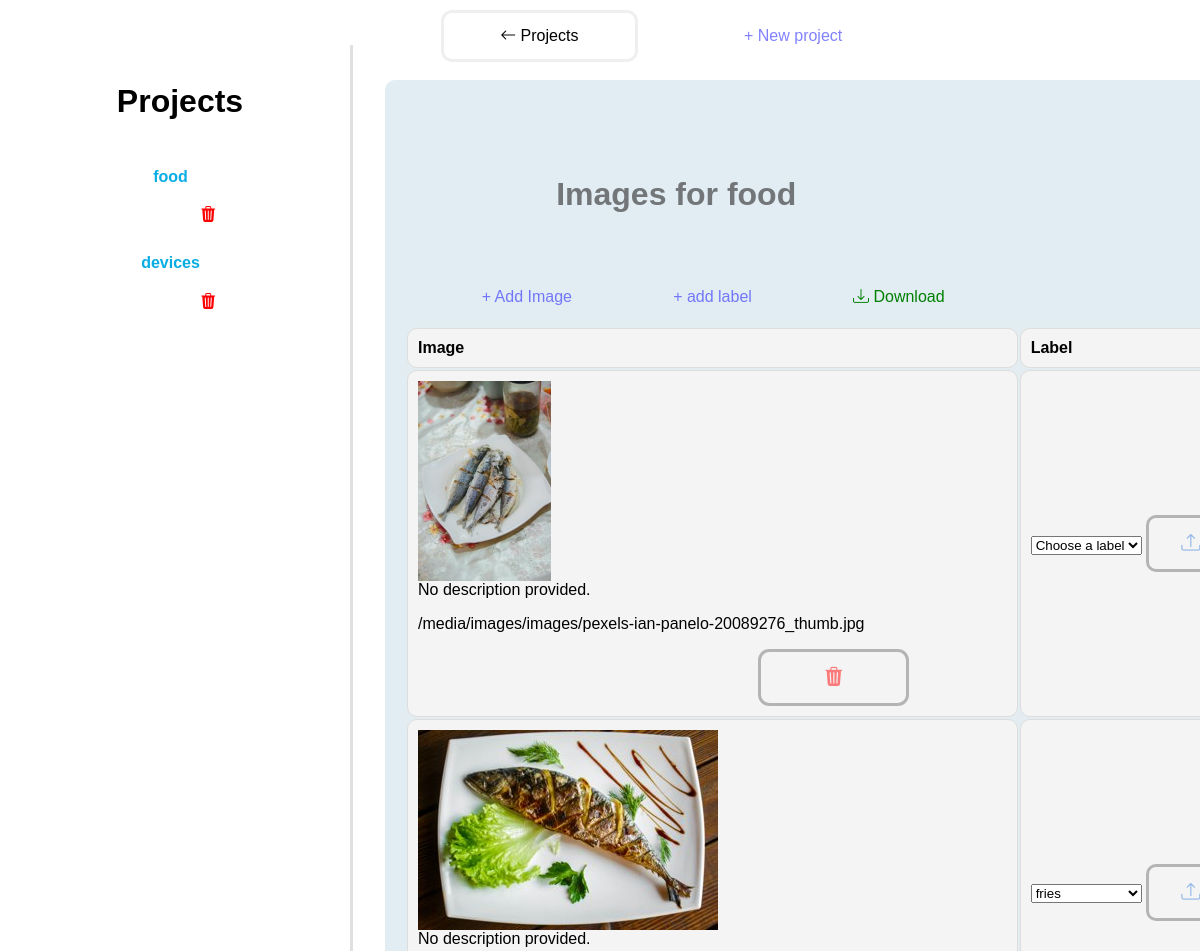
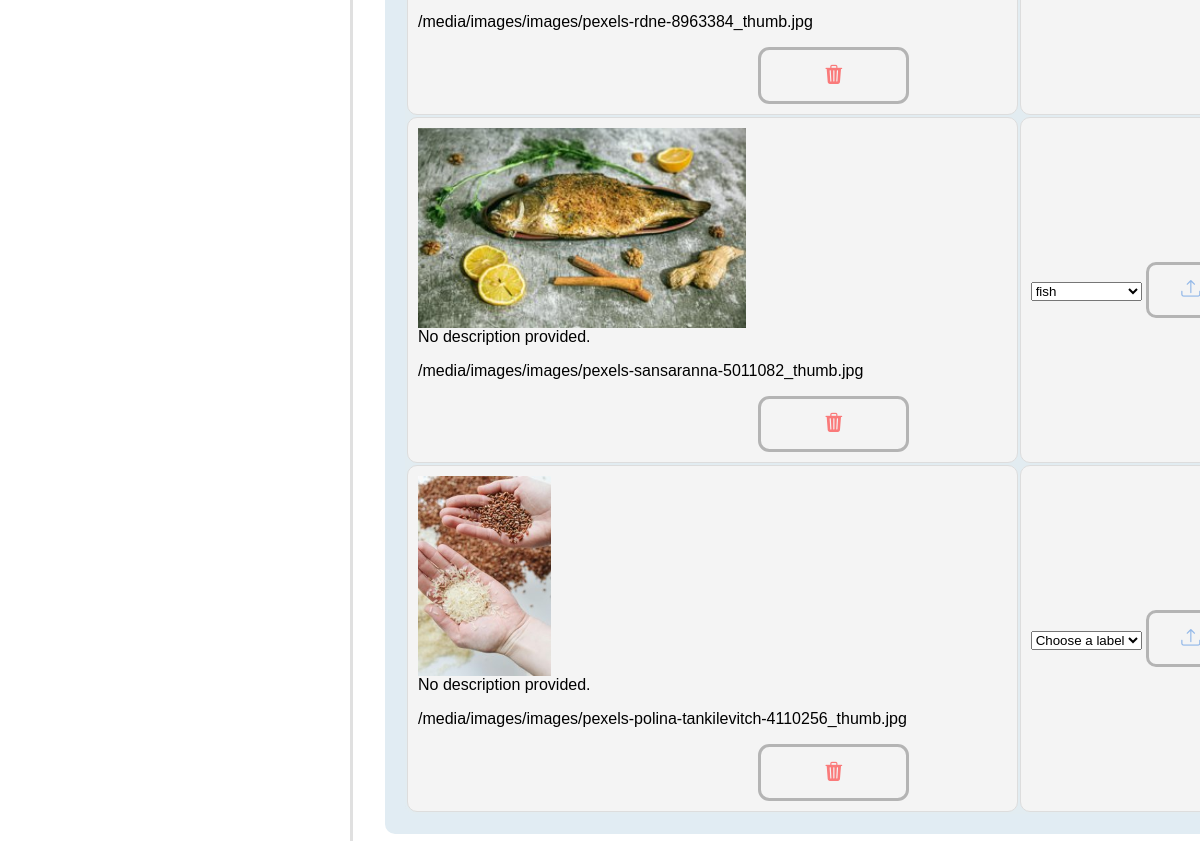
Screenshot of /project/28/ with the database file from the repository (2 pictures, top to bottom).
### annotation/models.py (models this page shows, shortened)
class Project(models.Model):
    name = models.CharField(max_length=255)
    description = models.TextField()

class Image(models.Model):
    project = models.ForeignKey(Project, related_name='images', on_delete=models.CASCADE)
    image_file = models.ImageField(upload_to='images/')
    description = models.TextField(default="No description provided.")

class Label(models.Model):
    project = models.ForeignKey(Project, related_name='labels', on_delete=models.CASCADE)
    name = models.CharField(max_length=255)

### annotation/views.py (the view)
# urls.py: path('', views.project_list, name='project_list'),
def project_list(request, project_id=None):
    projects = Project.objects.all()
    selected_project = None
    images = []
    if project_id:
        selected_project = get_object_or_404(Project, id=project_id)
        images = selected_project.images.all()
    return render(request, 'annotation/project_list.html', {
        'projects': projects,
        'selected_project': selected_project,
        'images': images
    })

### annotation/templates/annotation/project_list.html (shortened to what this page needs)
{% extends 'annotation/base.html' %}
{% block content %}
<div class="wrapper" style="display: flex;">
    <div class="sidebar">
        <h1 style="text-align: center; margin-top: 1cm">Projects</h1>
        <ul style="margin-top: 1cm;">
            {% for project in projects %}
                <li>
                    <div >
                        <a class="project" href="{% url 'project_list' project.id %}"
                           class="{% if selected_project and project.id == selected_project.id %}active{% endif %}">
                            {{ project.name }}
                        </a>
                        <a class="functions" style="color: red;" href="{% url 'deleteproject' project.id %}" class="btn btn-danger"><i class="bi bi-trash3-fill"></i></a>
                    </div>
                </li>
            {% endfor %}
        </ul>
    </div>
    <div class="main-content" style="background-color: rgb(225, 236, 243); border-radius:10px;">
        {% if selected_project %}
            <h1 style="color: #333333a2; margin-bottom:2cm; margin-top:2cm; margin-left:4cm;">Images for {{ selected_project.name }}</h1>
            <a class="functions" href="{% url 'addimage' selected_project.id %}" class="btn btn-primary">+ Add Image</a>
            <a class="functions" href="{% url 'createlabel' selected_project.id %}" class="btn btn-primary">+ add label</a>
            <a class="functions" style="color: green;" href="{% url 'download_annotations' selected_project.id %}" class="btn btn-primary">
                <i class="bi bi-download"></i>   Download
            </a>
            <table >
                <thead>
                    <tr style="border: 3px solid black;">
                        <th >Image</th>
                        <th >Label</th>
                    </tr>
                </thead>
                <tbody >
                    {% for image in images %}
                        <tr >
                            <td  class="thumbnail-cell">
                                <a href="javascript:void(0);" onclick="openModal('{{ image.image_file.url }}')">
                                    <img src="{{ image.image_file.url }}" alt="Thumbnail" class="thumbnail">
                                </a>
                                {{ image.description }}
                                <p>{{ image.image_file.url }}</p>
                                <form action="{% url 'deleteimage' project_id=selected_project.id image_id=image.id %}" method="POST">
                                    <button style=" width:4cm; color:red; height:1.5cm; border-radius:0.3cm; margin-left:9cm;" type="submit" class="btn btn-danger"><i class="bi bi-trash3-fill"></i></button>
                                </form>
                            </td>
                            <td  >
                                <form action="{% url 'update_annotation' image.id %}" method="POST" style="display:inline;">
                                    <select name="annotation_label" id="annotation_{{ image.id }}" required>
                                        <option value="">Choose a label</option>
                                        {% for label in image.project.labels.all %}
                                            <option value="{{ label.name }}"
                                                {% if image.annotations.exists and image.annotations.first.label == label.name %}
                                                    selected
                                                {% endif %}
                                            >
                                                {{ label.name }}
                                            </option>
                                        {% endfor %}
                                    </select>
                                    <button type="submit" class="btn-update"><i class="bi bi-upload"></i>Update</button>
                                </form>
                            </td>
                        </tr>
                    {% empty %}
                        <tr>
                            <td colspan="2">No images available for this project.</td>
                        </tr>
                    {% endfor %}
                </tbody>
            </table>
        {% else %}
            <p>Please select or create a project. <i class="bi bi-hourglass"></i></p>
        {% endif %}
    </div>
</div>
{% endblock %}

### annotation/templates/annotation/base.html (shortened to what this page needs)
<!DOCTYPE html>
<html lang="en">
<head>
    <link href="https://cdn.jsdelivr.net/npm/bootstrap-icons/font/bootstrap-icons.css" rel="stylesheet">
</head>
<body>
<nav>
    <a href="{% url 'project_list' %}" class="{% if request.path == '/projects/' or request.path == '/' %}active{% endif %}"> <i class="bi bi-arrow-left"></i>  Projects</a>
    <div >
        <a style="border-color: #33333300; color:rgba(0, 0, 255, 0.493);" href="{% url 'createproject'%}"class="{% if request.path == '/createproject/' %}active{% endif %}">+ New project</a>
    </div>
</nav>
<div class="content">
    {% block content %}{% endblock %}
</div>
</body>
</html>

### annotation/templates/annotation/base.html (style rules this page uses)
body { font-family: Arial, sans-serif; margin: 0; padding: 0; }
nav { position: fixed; top: 0; left: 0; width: 100%; z-index: 1000; display: flex; color: black; padding: 10px 0; background-color: white; border-color: #ddd; margin-left: 4in; }
nav a { display: block; color: black; font-size: medium; font-family: 'Franklin Gothic Medium', 'Arial Narrow', Arial, sans-serif; font-weight: 400; text-align: center; margin-left: 1.5cm; padding: 14px 20px; text-decoration: none; border-radius: 0.3cm; border: 3px solid rgba(0, 0, 0, 0.062); width:4cm ; }
.content { margin-left: 250px; margin-top: 60px; padding: 20px; overflow-y: auto; height: calc(100vh - 60px); }

### annotation/templates/annotation/project_list.html (style rules this page uses)
.sidebar { position: fixed; top: 45px; left: 0; width: 340px; height: calc(100vh - 45px); padding-left: 10px; padding-right: 0; border-right: 3px solid rgba(0, 0, 0, 0.123);; overflow-y: auto; }
.sidebar ul { list-style: none; padding: 0; margin: 0; width: 100%; text-align: center; }
.sidebar ul li { margin-bottom: 20px; }
.functions { color:rgba(0, 0, 255, 0.493); font-size: medium; font-family: 'Franklin Gothic Medium', 'Arial Narrow', Arial, sans-serif; font-weight: 400; text-align: center; margin-left: 1.5cm; padding: 14px 20px; text-decoration: none; border-radius: 0.3cm; width:4cm ; }
.project { text-decoration: none; color: rgb(8, 173, 228); font-weight: bold; display: block; padding: 10px; border-radius: 0.3cm; margin-right: 0.5cm; height: .3in; }
.main-content { margin-left: 115px; margin-top: 0px; padding: 20px; padding-right: 2in; box-sizing: border-box; }
button { background-color: transparent; width:4cm; height: 1.5cm; border-radius: 10px; color: rgb(51, 125, 221); font-size: larger; border:3px solid rgba(0, 0, 0, 0.527); opacity: 50%; }
table { width: 10in; margin-right: 2in; background-color:#e6e6e62d ; margin-top: 20px; border-radius: 10px; }
table th, table td { border: 1px solid #ddd; padding: 10px; text-align: left; vertical-align: middle; border-radius: 10px; background-color: #f4f4f4; }
table th { background-color: #f4f4f4; font-weight: bold; }
table td img.thumbnail { display: block; max-width: 100%; height: 200px; width: auto; object-fit: cover; }
table td { height: 220px; }

### rows the page displays
Project: name "food"
Project: name "devices"
Image: image_file (picture), description "No description provided.", image_file "/media/images/images/pexels-ian-panelo-20089276_thumb.jpg"
Image: image_file (picture), description "No description provided.", image_file "/media/images/images/pexels-rdne-8963384_thumb.jpg", annotation_label "fries"
Image: image_file (picture), description "No description provided.", image_file "/media/images/images/pexels-sansaranna-5011082_thumb.jpg", annotation_label "fish"
Image: image_file (picture), description "No description provided.", image_file "/media/images/images/pexels-polina-tankilevitch-4110256_thumb.jpg"
